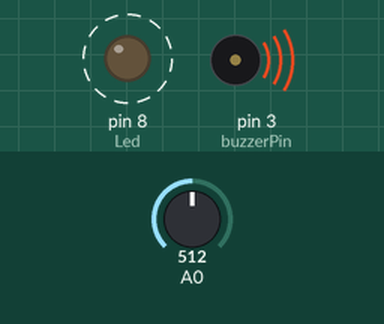
Bench run of a sketch on a simulated Arduino Uno, built with avr-gcc and run on an emulated ATmega328P. On the bench: output pins drawn as LEDs (lit = HIGH), buzzer (waves = sounding, pin HIGH). Dashed ring = blinking. Inputs (shaded band) come from the test bench; at power-on: A0 = 512.

Above: at 1.25 s.
1.3 s: A0 set to 316
4.3 s: A0 set to 291
At 5.5 s:
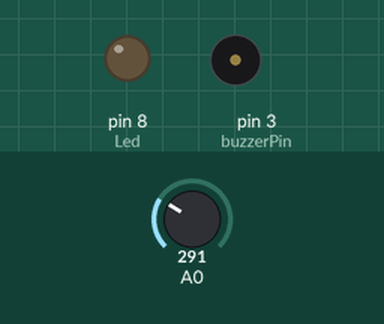
5.8 s: A0 set to 306
At 5.95 s:
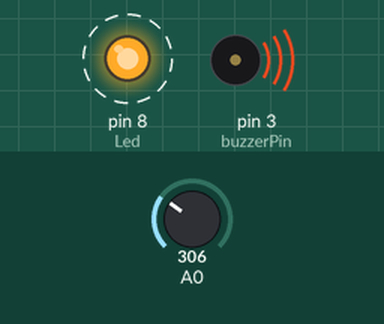
8.8 s: A0 set to 290
At 10.2 s:
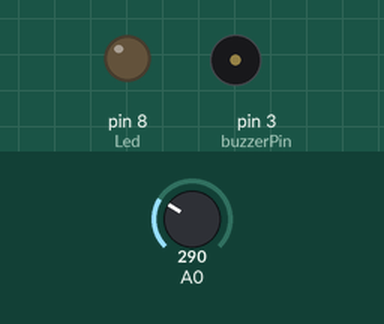
Timing chart, 0 to 11.3 s (numbered marks = the images above; inputs shaded):
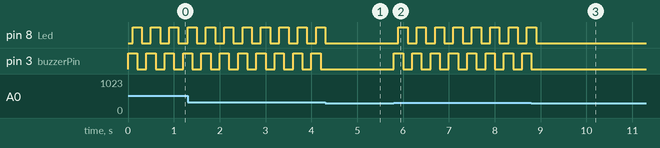

Measured:
- the behaviour switches between 301 and 300 on A0 (found by bisection; images 0 and 1)
- after the input at 4.3 s, pin 8 (Led): goes on until 4.3 s, then stays LOW; pin 3 (buzzerPin): stops changing and stays LOW
- after the input at 5.8 s, pin 8 (Led): alternates HIGH for 0.20 s and LOW for 0.20 s, starting after 0.10 s; pin 3 (buzzerPin): alternates HIGH for 0.20 s and LOW for 0.20 s, starting at once
- after the input at 8.8 s, pin 8 (Led): goes on until 8.9 s, then stays LOW; pin 3 (buzzerPin): goes on until 8.8 s, then stays LOW
- by itself, pin 8 (Led), pin 3 (buzzerPin): alternates HIGH for 0.20 s and LOW for 0.20 s

The sketch:

Gaz_Kacagi_Algilama_Projesi_Kodlari.ino
```cpp
int esikDegeri = 300; //Gaz eşik değerini belirliyoruz.
int buzzerPin = 3; //Buzzerın takılacağı pin
int deger; //Sensörden okunan değer
int Led = 8;

void setup() {
  pinMode(buzzerPin, OUTPUT); //Buzzer pinimizi çıkış olarak ayarlıyoruz.
  pinMode(Led, OUTPUT);
}

void loop() {
  deger = analogRead(A0); //Sensörden analog değer okuyoruz.
  if (deger > esikDegeri) { //Sensörden okunan değer eşik değerinden büyükse çalışır.
    digitalWrite(buzzerPin, HIGH);
    delay(100);
    digitalWrite(Led, HIGH);
    delay(100);
    digitalWrite(buzzerPin, LOW);
    delay(100);
    digitalWrite(Led, LOW);
    delay(100);
  } else { //Sensörden okunan değer eşik değerinin altındaysa çalışır.
    digitalWrite(buzzerPin, LOW);
  digitalWrite(Led, LOW);
  }

}
```
